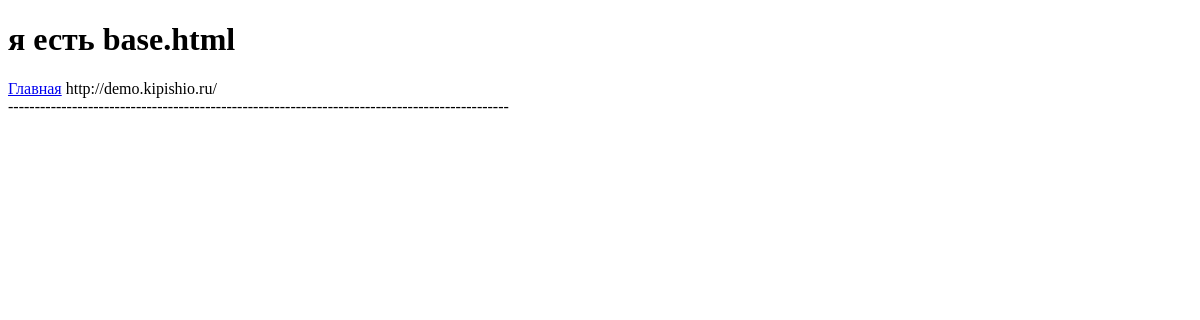
Before: /programming/forum/ with the older database file.
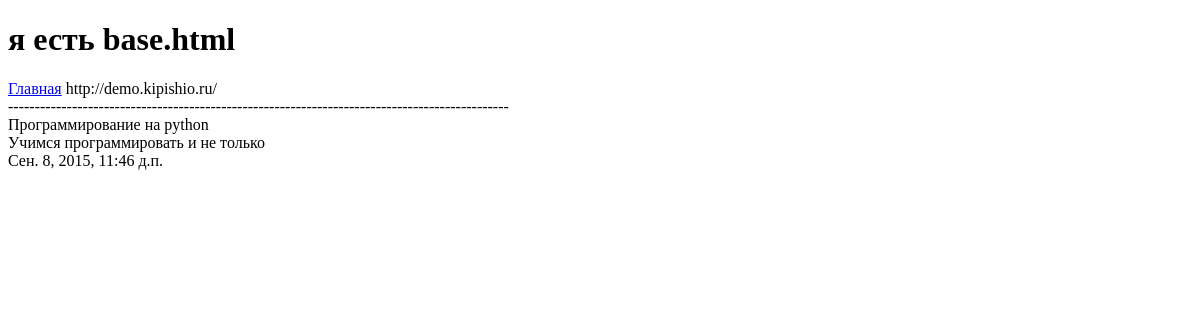
After: the same page with the newer database file.
### programming/models.py (models this page shows, shortened)
class Programmingforum(models.Model):
    class Meta():
        db_table = 'app_programmingforum_demo'
        verbose_name = 'Форум по программированию'
        verbose_name_plural = "Форум по программированию"
    programmingforum_tema = models.CharField(max_length=200, verbose_name='Заголовок')
    programmingforum_text = models.TextField(verbose_name='Текст', blank=True, null=True)
    programmingforum_date = models.DateTimeField(verbose_name='Дата')

### programming/views.py (the view)
def programmingforum(request):
    programmingforu = Programmingforum.objects.all()
    return render_to_response('programming/forum.html', {'programmingforu': programmingforu})

### programming/templates/programming/forum.html
{% extends 'base.html' %}
{% block programmingforum %}
    {% for to in programmingforu %}
        {{ to.programmingforum_tema }}<br>
        {{ to.programmingforum_text }}<br>
        {{ to.programmingforum_date }} <br> <br>
    {% endfor %}
{% endblock %}

### templates/base.html (shortened to what this page needs)
<!DOCTYPE html>
<html lang="en">
<head>
</head>
<body>
<h1>я есть base.html</h1>
<div><a href="http://demo.kipishio.ru">Главная</a> http://demo.kipishio.ru/</div>
<div>----------------------------------------------------------------------------------------------</div>
<div>
    {% block programmingforum %} {% endblock %}
</div>
</body>
</html>

Changed rows visible on the page:
added Programmingforum: programmingforum_tema "Программирование на python", programmingforum_text "Учимся программировать и не только", programmingforum_date "Сен. 8, 2015, 11:46 д.п."
